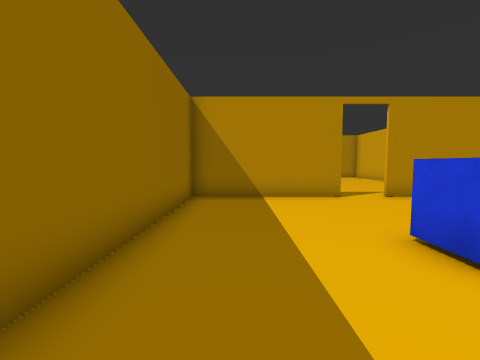
view 1 (above)

12 first-person views from a walk through a 3-D level made in the Unity game engine. The camera is 1.2 m above the floor, tilts 4° down and sees 90° across. The floor is counted in squares, 1 m on a side. Each view is taken from the middle of a square. On the plan, view 1 faces up. The plan holds only what a view shows up to about 12 squares ahead; the rest is blank. The place goes on beyond the plan. The player character is not drawn.

view 2
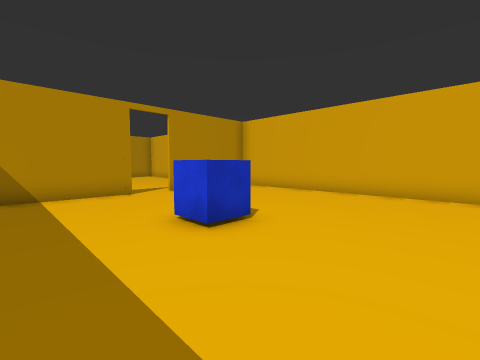

view 3
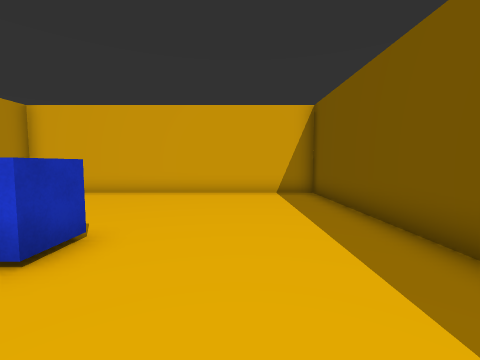

view 4
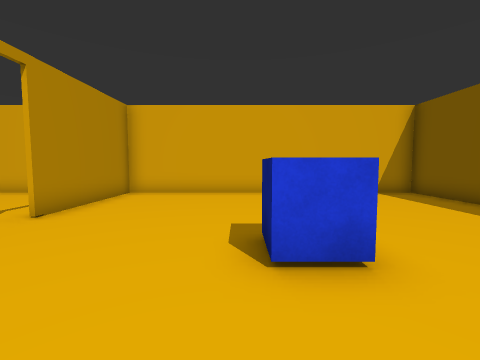

view 5
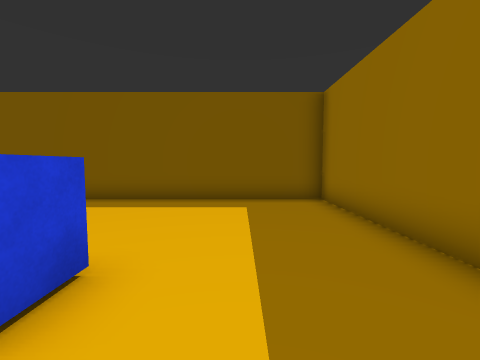

view 6
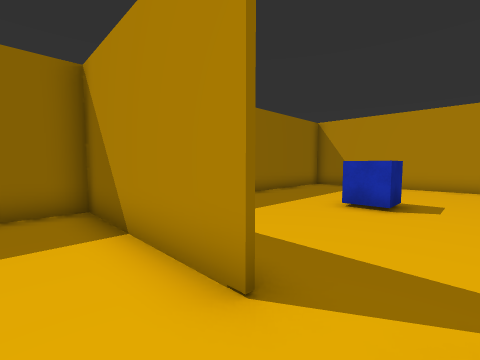

view 7
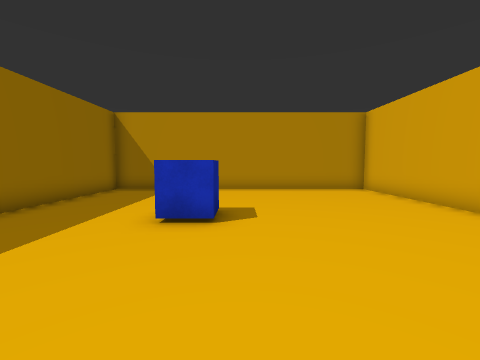

view 8
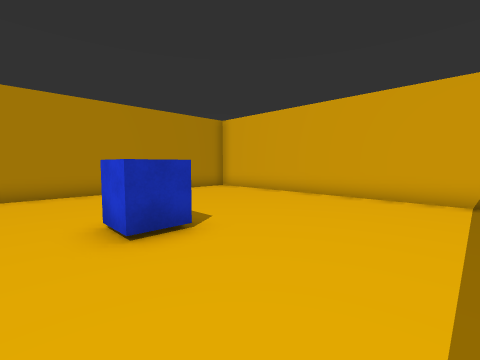

view 9
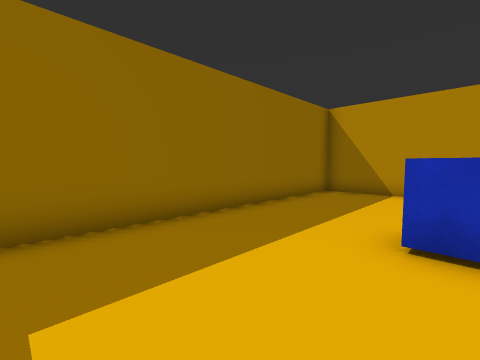

view 10
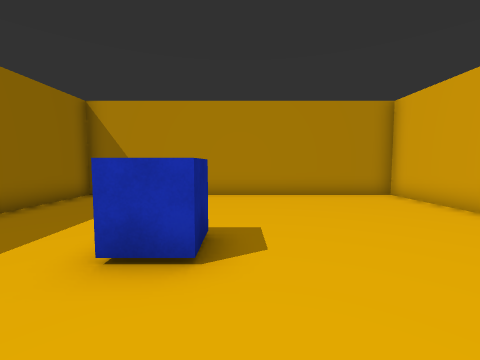

view 11
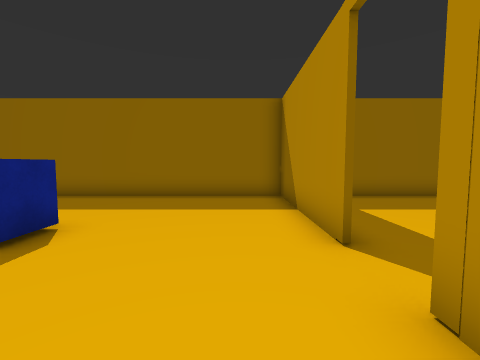

view 12
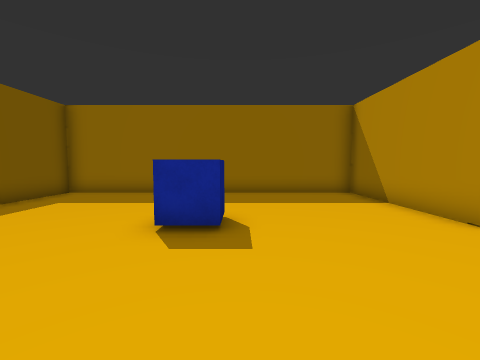

### Floor plan
Points are (right, up) in squares from view 1. A wall is a line through its corners. A room is listed if a view was taken in it or the views show most of it. See-through windows are left out.
Room 1 (views 1, 2, 3, 4, 5, 6, 11, 12)
walls: (3.6, 8.5) (-1.8, 8.5); (-1.7, 8.9) (-1.7, -3) (9.7, -3) (9.7, 8.5) (5.1, 8.5)
ways out: opening at (4.5, 9) to room 2
objects: other object (3, 3) to (4, 3)
Room 2 (views 7, 8, 9, 10)
walls: (9.7, 9.9) (9.7, 20.1) (-1.7, 20.1) (-1.7, 8.9)
ways out: opening at (4.5, 9) to room 1
objects: other object (3, 14) to (3, 15)

Positions as (right, up) in squares from view 1, and headings:
1: (0, 0), facing up
2: (0, -1), facing up-right
3: (0, 0), facing right
4: (0, 4), facing right
5: (1, 5), facing down
6: (5, 7), facing up-left
7: (4, 9), facing up
8: (1, 10), facing up-right
9: (3, 10), facing up-left
10: (4, 11), facing up
11: (7, 7), facing left
12: (8, 4), facing left
